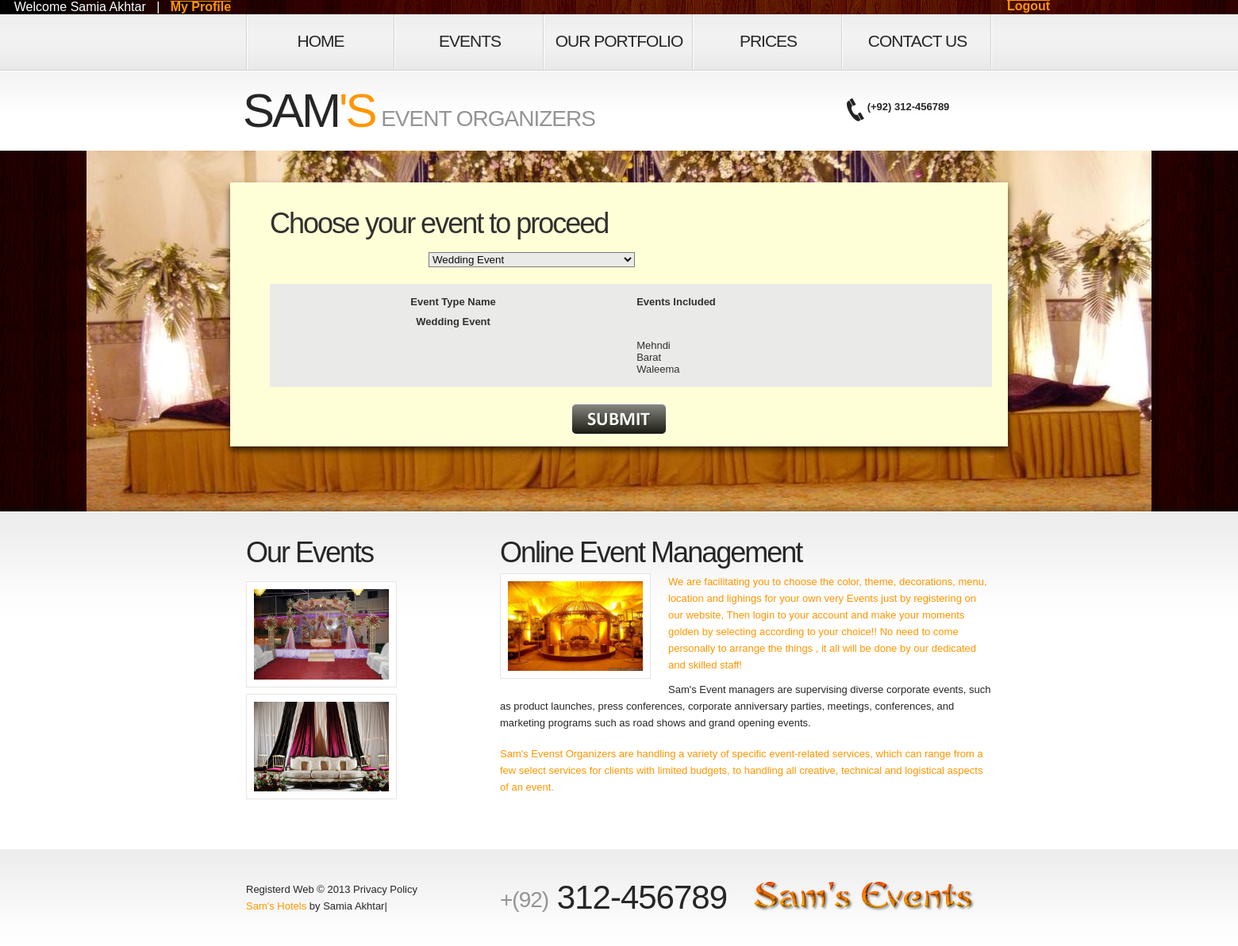
The app's page /user/select_event.php (signed in) with its own data.
### tables this page shows
CREATE TABLE IF NOT EXISTS `events_table` (
  `main_event_id` int(11) NOT NULL AUTO_INCREMENT,
  `main_event_name` varchar(255) NOT NULL,
  `main_event_descrpt` varchar(255) NOT NULL,
  PRIMARY KEY (`main_event_id`)
);

CREATE TABLE IF NOT EXISTS `event_type` (
  `event_id` int(11) NOT NULL AUTO_INCREMENT,
  `main_event_id` int(11) NOT NULL,
  `event_name` varchar(255) NOT NULL,
  `event_dscrpt` varchar(255) NOT NULL,
  PRIMARY KEY (`event_id`),
  UNIQUE KEY `event_name` (`event_name`)
);

### user/select_event.php (the view, shortened to what this page needs)
<html>
<head>
    <link rel="stylesheet" href="css/reset.css" type="text/css" media="screen">
    <link rel="stylesheet" href="css/style.css" type="text/css" media="screen">
    <link rel="stylesheet" href="css/grid.css" type="text/css" media="screen">
</head>
<body>
<header>
       <?php
if (!isset($_SESSION['s_uname'])){
                          echo "<div class=mybar id=L1 style=background-image:url(images/bg-top-tail2.jpg)>
						  &nbsp; &nbsp;&nbsp; &nbsp; &nbsp; &nbsp;  &nbsp; &nbsp; &nbsp; &nbsp; &nbsp;  &nbsp; &nbsp; &nbsp; &nbsp; &nbsp;  &nbsp; &nbsp; &nbsp; &nbsp; &nbsp; &nbsp; &nbsp; &nbsp; &nbsp; &nbsp; &nbsp; &nbsp; &nbsp; &nbsp; &nbsp; &nbsp; &nbsp; &nbsp; &nbsp; &nbsp; &nbsp; &nbsp; &nbsp; &nbsp; &nbsp; &nbsp; &nbsp; &nbsp; &nbsp; &nbsp; &nbsp; &nbsp; &nbsp; &nbsp; &nbsp; &nbsp; &nbsp; &nbsp; &nbsp; &nbsp; &nbsp; &nbsp; &nbsp; &nbsp; &nbsp; &nbsp; &nbsp; &nbsp; &nbsp; &nbsp; &nbsp; &nbsp; &nbsp; <div class=menu>
     <div class=mylogout >
       <a href=register.php><strong>Register</strong></a> &nbsp; &nbsp; | &nbsp; &nbsp;
                                <a href=login.php><strong>Login</strong></a>
</div></div></div>";
    }
	else
	{
		$name= $_SESSION['s_uname'];
echo  "<div class=mybar id=L2 style=background-image:url(images/bg-top-tail2.jpg)>";
        echo "<div class=menu>";
echo " &nbsp; &nbsp; Welcome $name ";
	echo " &nbsp; | &nbsp; <a href=myprofile.php ><strong>My Profile</strong></a>";
     echo" <div class=mylogout>&nbsp; &nbsp; &nbsp; &nbsp; &nbsp; &nbsp; &nbsp; &nbsp; &nbsp; &nbsp;
       <a href=logout.php><strong>Logout</strong></a> &nbsp; &nbsp;
</div>
                           </div> </div>";
          }
		  ?>
		  <div class="row-1">
        	<div class="main">
            	<div class="container_12">
                	<div class="grid_12">
                    	<nav>
                            <ul class="menu">
                               <li><a href="home.php">Home</a></li>
                                <li><a href="events.php">Events</a></li>
                                <li><a href="portfolio.php">Our Portfolio</a></li>
                            <li><a href="pricing.php">Prices</a></li>
                                <li><a href="contacts.php">Contact Us</a></li>
                            </ul>
                        </nav>
                    </div>
                </div>
            </div>
        </div>
        <div class="row-2">
        	<div class="main">
            	<div class="container_12">
                	<div class="grid_9">
                    	<h1>
                            <a class="logo" href="home.php">Sam<strong>'s</strong></a>
                            <span>Event Organizers</span>
                        </h1>
                    </div>
                    <div class="grid_3">
                    	<form id="search-form" method="post" >
                          <img src="images/pic-1.png" width="22" height="29"> <strong> (+92) 312-456789</strong>
                        </form>
                     </div>
                </div>
            </div>
        </div>
    </header><div class="ic"></div>
    <section id="content">
        <div class="bg-top">
       	  <div class="bg-top-2">
            <div class="bg">
              <div class="bg-top-shadow">
                <div class="main">
                  <div class="box p3" style="background-color:#FFFFD7">
                  <div class="trans" style="background-color:#FFFFD7">
                    <div class="container_12">
                         <table width="962" border="0" cellspacing="2" cellpadding="10"  >
  <tr>
  <td width="44" colspan=""> <br> </td>
  </tr>
  <tr><td colspan="4"><br></td></tr>
</table>
                      <div class="wrapper">
                                            <div class="grid_12">
                                            	<div class="indent-left">
                                                	<h3 class="p2">Choose your event to  proceed</h3>
  <form name="select_event" method="post" id="contact-form" action="">
  <label><span class="text-form"> <strong> </strong></span>
      <?php
	echo "<select name=event_name class=mydropdown onChange=showData6(this.value)>";
		$sql="Select * From events_table";
		$rs = mysql_query($sql) or die(mysql_error());
	if(mysql_num_rows($rs)>0)
	{
	while($row = mysql_fetch_array($rs))
	{
	echo "<option value=" . $row['main_event_id'] . ">" . $row['main_event_name'] . "</option>";
	}
	}
	  echo "</select>";
               ?>
               </label>
                <div class="mypackages" id="txtHint6">
                <?php
				$sql="Select * From events_table where main_event_id=1";
				$rs = mysql_query($sql) or die(mysql_error());
				$myrows = mysql_num_rows($rs);
	if(mysql_num_rows($rs)>0)
	{
	echo
	 "<table width=828 border=0 cellspacing=2 cellpadding=10 align=center>
  <tr>
    <th width=259 height=40 scope=row ><br>Event Type Name</th>
    <th width=228 scope=row align=left><br>Events Included</th>
  </tr>";
	 for ($i=0; $i<$myrows; $i++)
	{
	$row = mysql_fetch_array($rs);
  echo "
  <tr>
    <th height=30 scope=row valign=top>".$row['main_event_name']."</th></tr>";
	  $dec_id= $row['main_event_id'];
	  $msql="Select * From events_table e , event_type d where e.main_event_id=$dec_id AND e.main_event_id=d.main_event_id";
	$mrs = mysql_query($msql) or die(mysql_error());
		$mrows = mysql_num_rows($mrs);
	if(mysql_num_rows($mrs)>0)
	{
	for ($j=0; $j<$mrows; $j++){
		$mrow = mysql_fetch_array($mrs);
		 echo "<tr><td width=288></td>
		 <td width=228 colspan=3 align=left>".$mrow['event_name']."</td>
  </tr>";
	}
	}
	}
echo "<tr><td><br></td></tr></table>";
	}
	echo "</div>";
?>
                </div>
               <br>
                <div align="center">
     <input type="image"  src="images/button (2).png" name="img_submit3">
                                            </div>
                                                </div>
                                            </div>
                                        </div>
                          </div>
                        </div>
                    </div>
                </div>
            </div>
        </div>
 <div class="bg-bot">
        	<div class="main">
            	<div class="container_12">
            	  <div class="wrapper">
            	    <article class="grid_4">
            	      <h3 class="p2">Our Events </h3>
                      <div class="wrapper">
   	    <figure class="img-indent frame2"><img src="images/pay.jpg" alt="" width="170"/></figure>
   	    <figure class="img-indent frame2"><img src="images/pay3.jpg" alt="" width="170"/></figure>
 	    </div>
          	      </article>
            	    <article class="grid_8">
            	    <h3 class="prev-indent-bot2">Online Event Management</h3>
            	    <div class="wrapper">
            	      <figure class="img-indent frame2"><img src="images/pay2.jpg" alt="" width="170"/></figure>
            	      <p class="prev-indent-bot color-4">We are facilitating you to choose the color, theme, decorations, menu, location and lighings for your own very Events just by registering on our website, Then login to your account and make your moments golden by selecting according to your choice!!
            	      No need to come personally to arrange the things , it all will be done by our dedicated and skilled staff!</p>
                      <p>Sam's Event managers are supervising diverse corporate events, such as product launches, press conferences, corporate anniversary parties, meetings, conferences, and marketing programs such as road shows and grand opening events.
                      </p>
                      <p class="prev-indent-bot color-4">
Sam's Evenst Organizers are handling a variety of specific event-related services, which can range from a few select services for clients with limited budgets, to handling all creative, technical and logistical aspects of an event.</p>
            	      </article>
          	      </div>
          	    </div>
           	  </div>
        </div>
    </section>
<footer>
        <div class="main">
        	<div class="container_12">
<div class="wrapper">
                	<div class="grid_4">
                    	<div>Registerd Web &copy; 2013 <a class="link color-3" href="#">Privacy Policy</a></div>
                        <div><a rel="nofollow" target="_blank" hrfhome.php">Sam's Hotels</a> by Samia Akhtar|</div>
                    </div>
                    <div class="grid_4">
                    	<span class="phone-numb"><span>+(92)</span> 312-456789</span>
                    </div>
                    <div class="grid_4">
                    	<ul class="list-services">
                        	<li><img src="images/cooltext1148772876.png" width="279" height="39"></li>
                        </ul>
                    </div>
                </div>
            </div>
        </div>
    </footer>
</body>
</html>

### user/css/style.css (style rules this page uses)
article, aside, audio, canvas, command, datalist, details, embed, figcaption, figure, footer, header, hgroup, keygen, meter, nav, output, progress, section, source, video { display:block }
html { width:100% }
body { font-family:Arial, Helvetica, sans-serif;font-size:100%;color:#262626;min-width:980px;background:#fff }
.bg-top-shadow { width:100%; background:url(../images/bg-top-shadow.png) center bottom repeat-x; padding:40px 0 52px }
.bg-top { width:100%; background:url(../images/bg-top-tail.jpg) center top repeat-x }
.bg-top-2 { width:100%; background:url(../images/bg-top-tail2.jpg) center top repeat-y }
.bg { width:100%; background:url(../images/bg-top.jpg) center top no-repeat fixed }
.bg-bot { width:100%; background:url(../images/bg-bot-tail.gif) center top repeat-x #fff; padding:30px 0 55px }
.main { width:980px;padding:0;margin:0 auto;font-size:0.8125em;line-height:1.6153em }
a { color:#ff9601; outline:none }
.wrapper { width:100%; overflow:hidden; position:relative }
.trans { filter: Alpha(Opacity=95); opacity:0.95; }
.mybar { font-family:Arial, Helvetica, sans-serif; color:#FFF; background-image:url(file:///E|/Vertigo/VertrigoServ/www/Event_Management/user/images/bg-top-tail2.jpg) }
.mypackages { font-family: Arial, Helvetica, sans-serif; color: #000; background-color:#E9E9E9; }
.mylogout { position:absolute; width:384px; left: 1180px; top: -1px; height: 22px; }
p { margin-bottom:18px }
.p2 { margin-bottom:15px }
.p3 { margin-bottom:30px }
.color-3 { color:#262626 }
.color-4 { color:#ff9601 }
.frame2 { padding:9px;background:#fff;border:1px solid #e5e5e5 }
.indent-left { padding-left:30px }
.img-indent { float:left; margin:0 22px 8px 0 }
.prev-indent-bot { margin-bottom:10px }
.prev-indent-bot2 { margin-bottom:5px }
.menu li a, .list-1 li a, .list-2 li a, .link, .button, .logo { text-decoration:none }
header { width:100%;position:relative;z-index:2 }
.row-1 { width:100%;height:71px;background:url(../images/row1-top-tail.gif) left top repeat-x }
.row-2 { width:100%;min-height:101px;background:url(../images/row2-tail.gif) left top repeat-x #fff }
h1 { padding:15px 0 0 0;position:relative;font-weight:normal;text-transform:uppercase;margin-left:-4px;font-family:"Trebuchet MS", Arial, Helvetica, sans-serif }
h1 span { display:inline-block; font-size:28px; line-height:1.2em; color:#949494; letter-spacing:-1px; padding:29px 0 0 4px }
.logo { display:inline-block;font-size:60px;line-height:1.2em;;color:#262626;cursor:pointer;letter-spacing:-3px }
.logo strong { color:#ff9601; font-weight:normal }
.menu { padding:0;width:100% }
.menu li { float:left;position:relative }
.menu li:first-child { background:url(../images/menu-a-tail.gif) 0 -71px no-repeat }
menu a, .menu li a { font-family:"Trebuchet MS", Arial, Helvetica, sans-serif;display:block;width:188px;font-size:21px;line-height:1.238em;padding:21px 0 24px 0;color:#262626;text-align:center;text-transform:uppercase;background:url(../images/menu-a-tail.gif) right -71px no-repeat;letter-spacing:-1px }
.mydropdown { font-family: Arial, Helvetica, sans-serif; color: #000; background-color:#E9E9E9; width: 260px; }
#search-form { padding:35px 0px 0 37px }
#content { width:100%;padding:0;position:relative;z-index:1 }
h3 { font-family:"Trebuchet MS", Arial, Helvetica, sans-serif;font-size:36px;line-height:1.2em;margin:0 0 22px 0;color:#262626;font-weight:normal;letter-spacing:-2px }
.box { width:100%;background:#fff;box-shadow: 0px 5px 8px rgba(0,0,0,0.70);-moz-box-shadow: 0px 5px 8px rgba(0,0,0,0.70);-webkit-box-shadow: 0px 5px 8px rgba(0,0,0,0.70) }
#contact-form { display:block }
#contact-form label { display:block;height:40px;overflow:hidden; }
.text-form { float:left;display:block;font-size:13px;line-height:1.23em;width:200px;color:#262626;font-family:Arial, Helvetica, sans-serif;padding-top:3px }
footer { width:100%;padding:40px 0 33px;background:url(../images/footer-tail.gif) center top repeat-x #fff }
.phone-numb { display:inline-block;font-size:42px;line-height:1.2em;font-family:"Trebuchet MS", Arial, Helvetica, sans-serif;letter-spacing:-1px;margin-top:-4px }
.phone-numb span { display:inline-block; font-size:28px; color:#949494; padding-top:3px }
.list-services { padding:0 }
.list-services li { float:left; padding:0 0 0 20px }
.list-services li:first-child { padding:0 }

### records on screen
events_table: main_event_name "Wedding Event"
event_type: event_name "Mehndi"
event_type: event_name "Barat"
event_type: event_name "Waleema"

### other values on screen
$name "Samia Akhtar"
form field event_name "Wedding Event"
